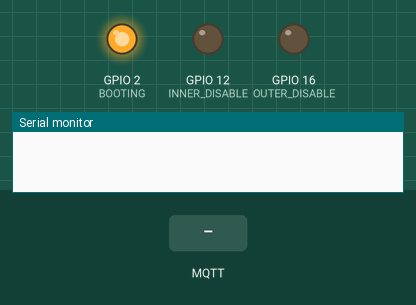
This program was run on a simulated ESP32. Parts: output pins drawn as LEDs (lit = HIGH), the last lines printed to the serial monitor. The test bench sets the inputs (shaded band). No MQTT or app messages arrive unless stated.

Above: at 0.01 s.
At 1.2 s:
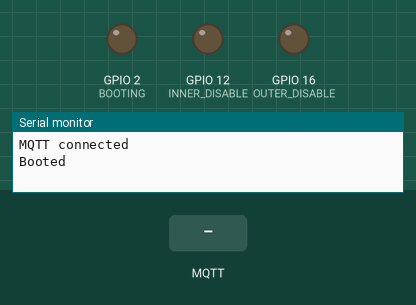
1.3 s: MQTT message "1" arrives on the first subscribed topic
2.8 s: MQTT message "on" arrives on the first subscribed topic
Timing chart, 0 to 5.8 s (numbered marks = the images above; inputs shaded):
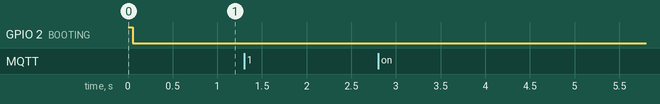

The program:

main.cpp
```cpp
#include <Arduino.h>
#include <AccelStepper.h>
#include <WiFi.h>
#include <PubSubClient.h>
#include <ArduinoJson.h>
#include <math.h>
#include "vars.h";

#define APP_NAME "jan-poka:mapper"
#define ONE_ROTATION_STEPS 8192
#define POWER_OFF_DELAY 2000
#define MAX_SPEED 8192
#define ACCELERATION 8192
#define MANAGED_SPEED false

int INNER_DIR     = 14; // D5
int INNER_STP     = 13; // D7
int INNER_DISABLE = 12; // D6
int OUTER_DIR     = 4;  // D2
int OUTER_STP     = 5;  // D1
int OUTER_DISABLE = 16; // D0
int BOOTING       = 2;  // D4

WiFiClient wifiClient;
PubSubClient mqttClient(wifiClient);

AccelStepper inner = AccelStepper(AccelStepper::DRIVER, INNER_STP, INNER_DIR);
AccelStepper outer = AccelStepper(AccelStepper::DRIVER, OUTER_STP, OUTER_DIR);

void setup() {
  Serial.begin(115200);
  pinMode(BOOTING, OUTPUT);
  digitalWrite(BOOTING, HIGH);
  pinMode(INNER_DISABLE, OUTPUT);
  digitalWrite(INNER_DISABLE, LOW);
  pinMode(OUTER_DISABLE, OUTPUT);
  digitalWrite(OUTER_DISABLE, LOW);

  mqttClient.setServer(MQTT_HOST, MQTT_PORT);

  inner.setMaxSpeed(MAX_SPEED);
  outer.setMaxSpeed(MAX_SPEED);
  inner.setAcceleration(ACCELERATION);
  outer.setAcceleration(ACCELERATION);

  mqttConnectionLoop();
  Serial.println("\nBooted");
  digitalWrite(BOOTING, LOW);
}

void mqttConnectionLoop() {
  if (!mqttClient.connected()) {
    if (!mqttClient.connect(APP_NAME, MQTT_USER, MQTT_PASS)) {
      Serial.println("Failed to connect to MQTT broker");
      // TODO: Backoff
      delay(1000);
      return;
    }
    Serial.println("MQTT connected");
    mqttClient.setCallback(handleGeoTarget);
    mqttClient.subscribe(MQTT_TOPIC);
  }
  mqttClient.loop();
}

void handleGeoTarget(char* topic, byte* payload, unsigned int length) {
  /* Copied from EspMQTTClient: https://github.com/plapointe6/EspMQTTClient/blob/master/src/EspMQTTClient.cpp#L649 */
  // Convert the payload into a String
  // First, We ensure that we dont bypass the maximum size of the PubSubClient library buffer that originated the payload
  // This buffer has a maximum length of _mqttClient.getBufferSize() and the payload begin at "headerSize + topicLength + 1"
  unsigned int strTerminationPos;
  if (strlen(topic) + length + 9 >= mqttClient.getBufferSize()) {
    strTerminationPos = length - 1;
  } else {
    strTerminationPos = length;
  }

  // Second, we add the string termination code at the end of the payload and we convert it to a String object
  payload[strTerminationPos] = '\0';
  String payloadStr((char*)payload);
  /* end */

  StaticJsonDocument<512> jsonDoc;
  DeserializationError err = deserializeJson(jsonDoc, payload);
  if (err != DeserializationError::Ok) {
    Serial.print("Unsuccessful at parsing MQTT JSON: ");
    Serial.println(err.f_str());
    return;
  }
  goTo(jsonDoc["lat"], jsonDoc["ele"]);
}

void goTo(double azimuth, double elevation) {
  double zRotate = -fmod(azimuth / 360, 1);
  double xyRotate = -fmod(elevation / 360, 1);
  long innerRotation = floor(zRotate * ONE_ROTATION_STEPS);
  long outerRotation = floor((zRotate + xyRotate) * ONE_ROTATION_STEPS);

  long stepsForInner;
  long stepsForOuter;
  if (MANAGED_SPEED) {
    stepsForInner = innerRotation - inner.currentPosition();
    stepsForOuter = outerRotation - outer.currentPosition();
  }

  inner.moveTo(innerRotation);
  outer.moveTo(outerRotation);

  if (MANAGED_SPEED) {
    double innerSpeed = MAX_SPEED;
    double outerSpeed = MAX_SPEED;
    if (stepsForInner > stepsForOuter) {
      outerSpeed = innerSpeed * stepsForInner / stepsForOuter;
    } else {
      innerSpeed = outerSpeed * stepsForOuter / stepsForInner;
    }

    inner.setSpeed(innerSpeed);
    outer.setSpeed(outerSpeed);
  }
}

unsigned long powerOffAt = 0;
bool wasMoving = false;

void loop() {
  bool noMove = inner.distanceToGo() == 0 && outer.distanceToGo() == 0;
  if (noMove) {
    if (powerOffAt == 0 && wasMoving) {
      powerOffAt = millis() + POWER_OFF_DELAY;
    } else if (millis() >= powerOffAt && wasMoving) {
      digitalWrite(INNER_DISABLE, HIGH);
      digitalWrite(OUTER_DISABLE, HIGH);
      powerOffAt = 0;
      wasMoving = false;
    }
  } else {
    digitalWrite(INNER_DISABLE, LOW);
    digitalWrite(OUTER_DISABLE, LOW);
    wasMoving = true;
  }

  if (MANAGED_SPEED) {
    inner.runSpeedToPosition();
    outer.runSpeedToPosition();
  } else {
    inner.run();
    outer.run();
  }
  mqttConnectionLoop();
}
```

vars.h
```cpp
#define WIFI_SSID "The LAN before time"
#define WIFI_PASS ""
#define MQTT_HOST "mqtt.local"
#define MQTT_PORT 1883
#define MQTT_USER ""
#define MQTT_PASS ""
#define MQTT_TOPIC "home/geo/target"
```
